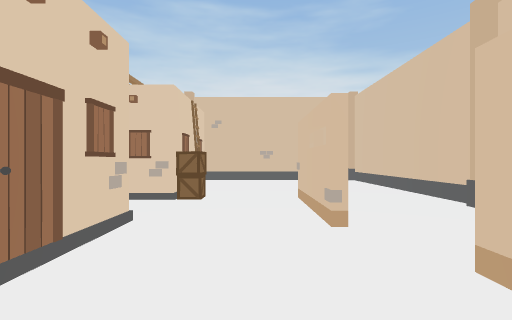
View 1 (above)

16 first-person views from a walk through a scene from a Unity 3-D project. The camera is 1.2 m above the floor, looks level and sees 85° across. The floor is counted in squares, 2 m on a side. Each view is taken from the middle of a square. On the plan, view 1 faces up. The plan holds only what a view shows up to about 9 squares ahead; the rest is blank. The place goes on beyond the plan. The player character is not drawn. Some surface patterns are stand-ins.

View 2
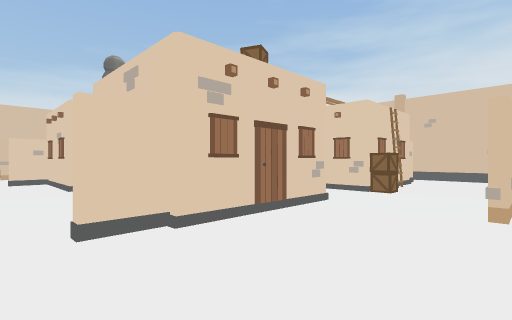

View 3
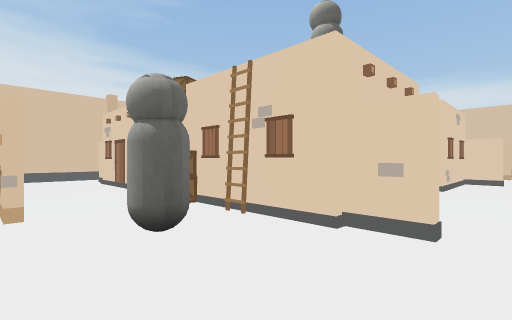

View 4
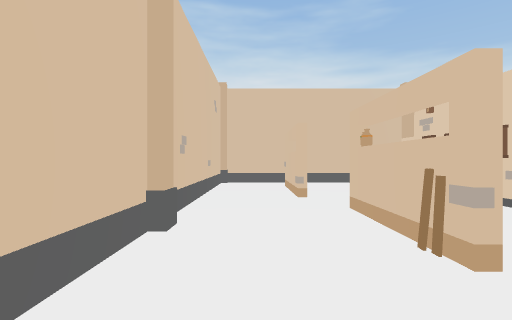

View 5
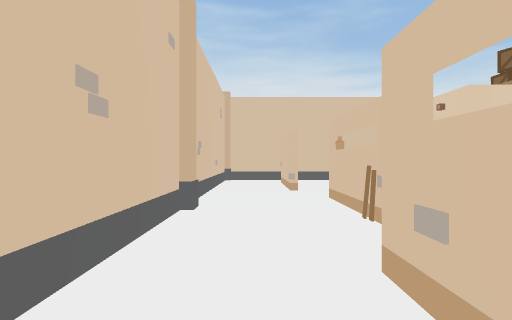

View 6
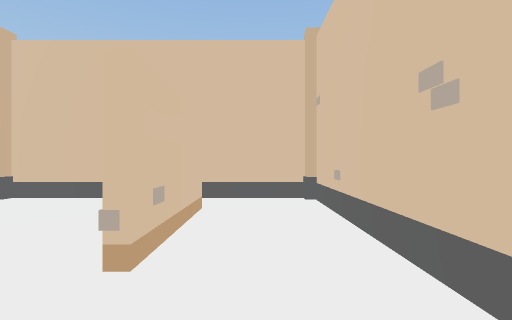

View 7
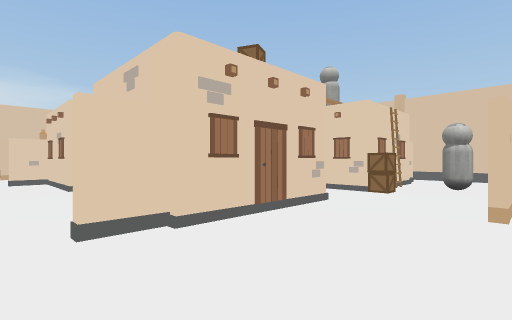

View 8
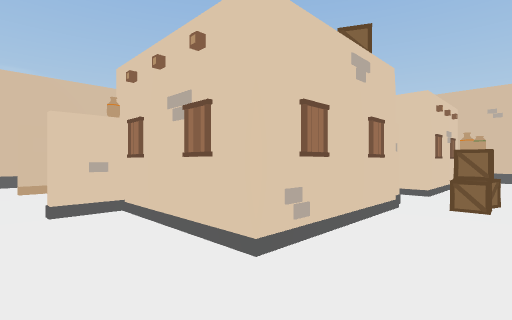

View 9
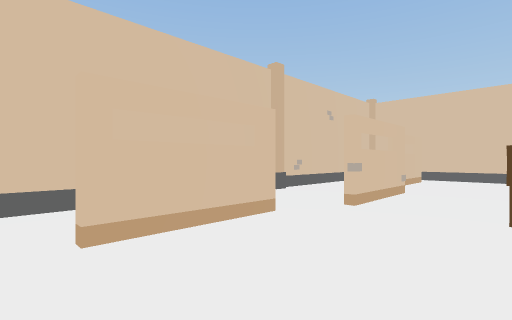

View 10
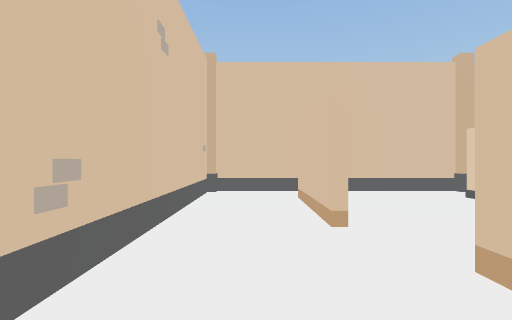

View 11
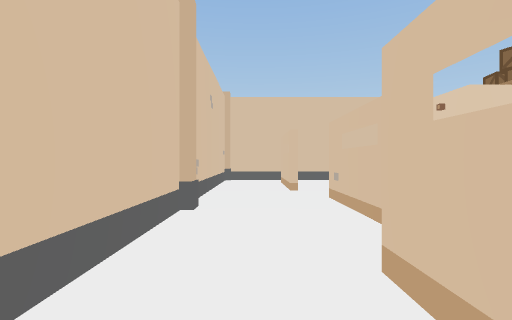

View 12
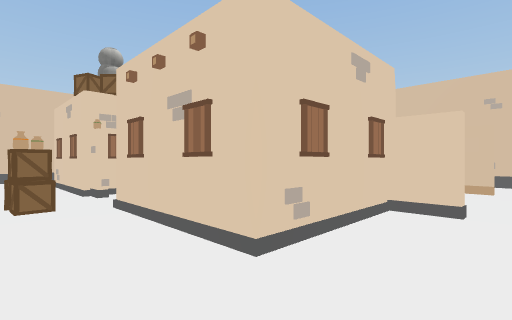

View 13
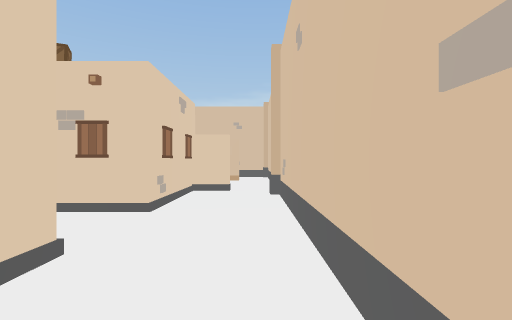

View 14
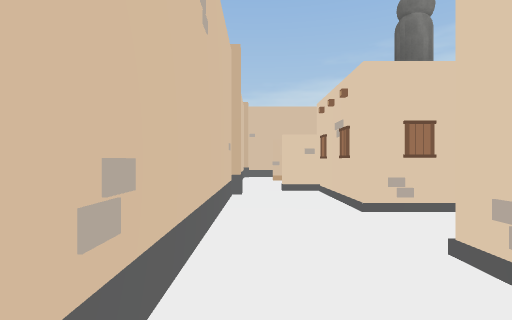

View 15
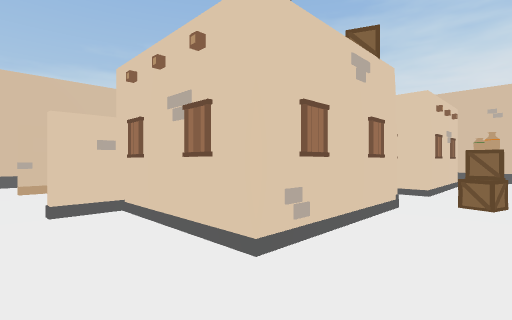

View 16
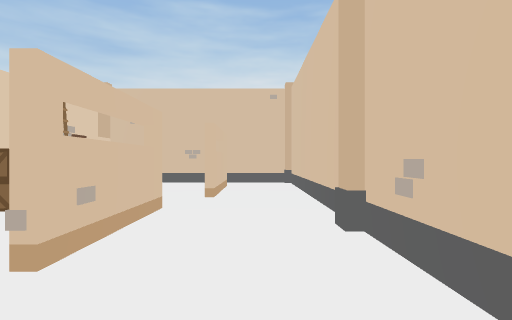

### Floor plan
Key: @ floor where view 1 was taken; # wall or solid block; . floor; / step, stairs or slope; O other object.
Columns run from 12 left of view 1 to 3 right of it. Each row starts with its distance up from view 1.
  9 ################
  8 #.....O........#
  7 O.O.#.O///#..#.#
  6 O.O.#  //  ..#.#
  5 O.../  /#  #...#
  4 O.O./ /OO.OO.O.#
  3 #.O.O/#OO/ O.O.#
  2 #.O.#  //  /...#
  1 #.OO#  O/  /.#.#
  0 #.#.O////O#/@#.#
 -1 #........O.....#
 -2 ################

Where each view was taken, in squares from view 1:
view 1: 0 up, 0 right, facing up
view 2: 1 down, 1 right, facing up-left
view 3: 1 down, 10 left, facing up-right
view 4: 1 up, 11 left, facing up
view 5: 0 up, 11 left, facing up
view 6: 3 up, 11 left, facing down
view 7: 8 up, 10 left, facing down-right
view 8: 8 up, 5 left, facing down-right
view 9: 8 up, 1 left, facing down-right
view 10: 4 up, 2 right, facing down
view 11: 7 up, 2 right, facing down
view 12: 8 up, 4 left, facing down-left
view 13: 8 up, 2 left, facing left
view 14: 1 down, 2 left, facing left
view 15: 1 down, 4 left, facing up-left
view 16: 1 up, 2 right, facing up
